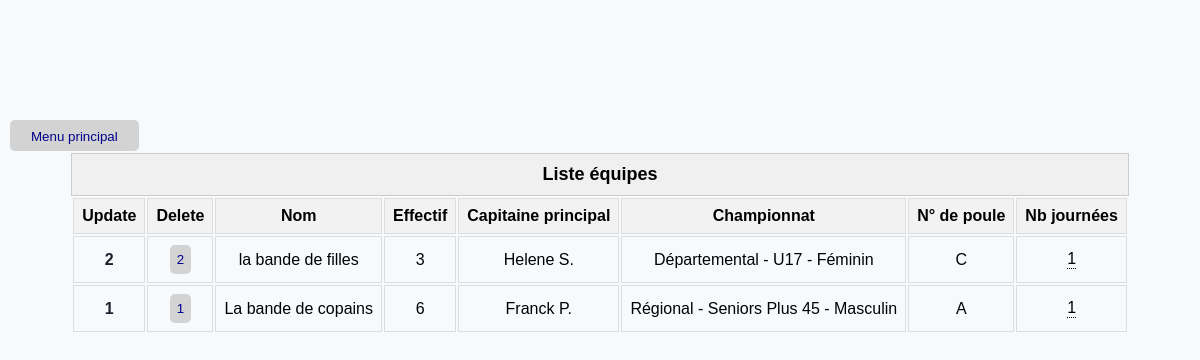
The app's page /teams, older data.
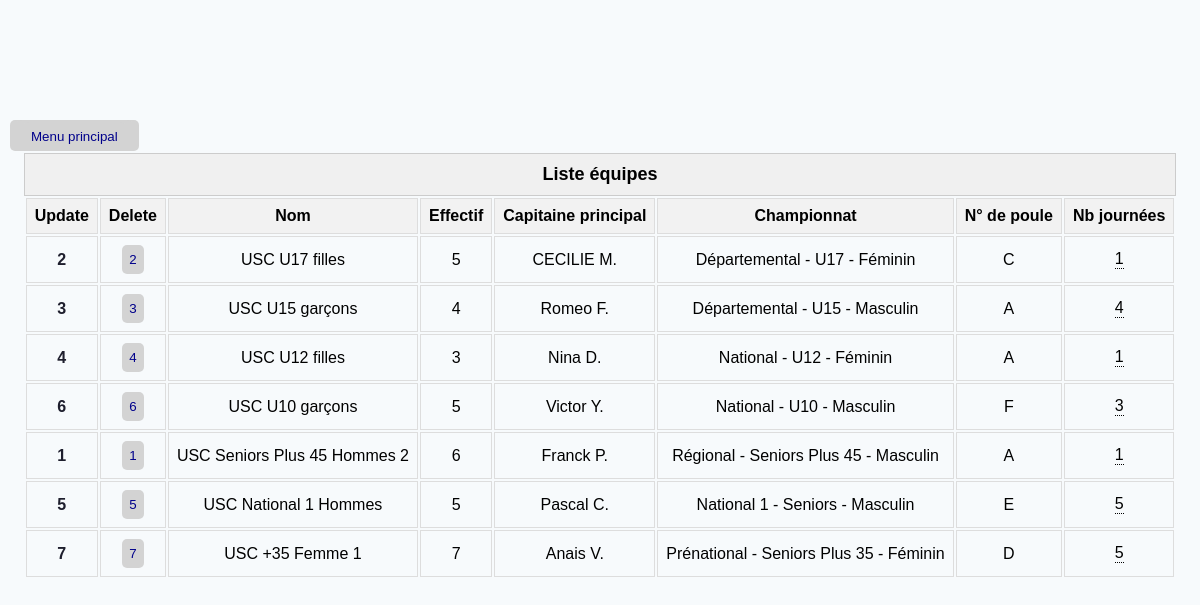
The same page, newer data.
### TennisModel.py (models this page shows, shortened)
class Team(db.Model):
    __tablename__ = 'team'
    id = db.Column(db.Integer, primary_key=True, autoincrement=True)
    name = db.Column(db.String(20), unique=True, nullable=False)
    captainId = db.Column(db.Integer, db.ForeignKey('player.id'))
    poolId = db.Column(db.Integer, db.ForeignKey('pool.id'))
    players = relationship('Player', secondary=player_team_association, back_populates='teams')  # Correction ici
    @property
    def championship_name(self):
        return self.pool.championship.name if self.pool else None
    @property
    def match_days(self):
        return Matchday.query.filter_by(poolId=self.poolId).all()
    @property
    def pool(self):
        return Pool.query.get(self.poolId) if self.poolId else None
    @property
    def captainName(self):
        is_captain = [p for p in self.players if p.id == self.captainId]
        return is_captain[0].name if is_captain else None

class License(db.Model):
    __tablename__ = 'license'
    id = db.Column(db.Integer, primary_key=True)
    firstName = db.Column(db.String(20), nullable=False)
    lastName = db.Column(db.String(20), nullable=False)
    letter = db.Column(db.String(1), nullable=False)
    year = db.Column(db.Integer, nullable=False)  # Année de la licence
    gender = db.Column(db.Integer, nullable=False)  # Champ masculin/féminin (0 pour masculin, 1 pour féminin, 2 pour mixte)
    rankingId = db.Column(db.Integer, ForeignKey('ranking.id'), nullable=False)
    ranking = relationship('Ranking', foreign_keys=[rankingId], back_populates='license')
    rankings = relationship('Ranking', back_populates='license', foreign_keys=[rankingId])
    players = relationship('Player', back_populates='license')

class Championship(db.Model):
    __tablename__ = 'championship'
    id = db.Column(db.Integer, primary_key=True)
    startDate = db.Column(db.Date, nullable=False)
    endDate = db.Column(db.Date, nullable=False)
    singlesCount = db.Column(db.Integer, nullable=False)
    doublesCount = db.Column(db.Integer, nullable=False)
    divisionId = db.Column(db.Integer, db.ForeignKey('division.id'))  # Ajout de la clé étrangère vers la division
    division = relationship('Division')  # Relation avec la division
    pools = relationship('Pool', back_populates='championship')  # Relation avec les poules du championnat
    @property
    def name(self):
        division = Division.query.get(self.divisionId)
        return f'{division.name}'

class Division(db.Model):
    __tablename__ = 'division'
    id = db.Column(db.Integer, primary_key=True)
    type = db.Column(db.Integer, nullable=False)  # Champ National/Prenational/Regional/Departmental
    number = db.Column(db.Integer, nullable=True)  # Niveau de division dans la catégorie définie dans type
    gender = db.Column(db.Integer, nullable=False)  # Champ masculin/féminin (0 pour masculin, 1 pour féminin, 2 pour mixte)
    ageCategoryId = db.Column(db.Integer, db.ForeignKey('age_category.id'), nullable=False)
    ageCategory = relationship('AgeCategory')
    @property
    def name(self) -> str:
        categories = {0: 'National', 1: 'Prénational', 2: 'Régional', 3: 'Départemental'}
        gender = {0: 'Masculin', 1: 'Féminin', 2: 'Mixte'}
        level = f' {self.number}' if self.number else ''
        return f'{categories[self.type]}{level} - {self.ageCategory} - {gender[self.gender]}'

class AgeCategory(db.Model):
    __tablename__ = 'age_category'
    id = db.Column(db.Integer, primary_key=True)
    type = db.Column(db.Integer, nullable=False)  # Champ Jeunes/Seniors/Vétérans (0 pour jeunes, 1 pour seniors, 2 pour vétérans)
    minAge = db.Column(db.Integer, nullable=False)
    maxAge = db.Column(db.Integer, nullable=False)
    @property
    def name(self) -> str:
        categories = {0: 'Jeunes', 1: 'Seniors', 2: 'Seniors Plus'}
        if self.type == 0:
            return f'U{self.minAge}'
        elif self.type == 1:
            return categories[self.type]
        else:
            return f'{categories[self.type]} {self.minAge}'
    def __repr__(self):
        return f'{self.name}'

class Pool(db.Model):
    __tablename__ = 'pool'
    id = db.Column(db.Integer, primary_key=True, autoincrement=True)
    letter = db.Column(db.String(1), nullable=True)
    championshipId = db.Column(db.Integer, ForeignKey('championship.id'))
    championship = relationship('Championship', back_populates='pools')
    matchdays = relationship('Matchday', back_populates='pool')
    matches = relationship('Match', back_populates='pool')

### flask_app.py (the view)
@app.route('/teams')
def show_teams():
    teams = Team.query.order_by(desc(Team.name)).all()
    return render_template('teams.html', teams=teams)

### TennisModel.py (called while the page is built)
    @property
    def name(self):
        return f'{self.license.firstName} {self.license.lastName[0]}.'

### flask_app.py (called while the page is built)
@app.before_request
def create_tables():
    db.create_all()

### templates/teams.html (shortened to what this page needs)
{% extends 'base.html' %}
{% block main %}
<main>
    {% if teams %}
    <table class="teams">
        <caption class="table-caption">Liste équipes</caption>
        <thead>
        <tr>
            <th>Update</th>
            <th>Delete</th>
            <th>Nom</th>
            <th>Effectif</th>
            <th>Capitaine principal</th>
            <th>Championnat</th>
            <th>N° de poule</th>
            <th>Nb journées</th>
        </tr>
        </thead>
        {% for team in teams %}
        <tr>
            <td><a href="{{ url_for('update_team', id=team.id) }}">{{team.id}}</a></td>
            <td><button onclick="confirmDelete({{ team.id }})">{{team.id}}</button></td>
            <td>{{ team.name }}</td>
            <td>{{ team.players|length }}</td>
            <td>{{ team.captainName or 'Pas de capitaine défini!' }}</td>
            <td>{{ team.championship_name }}</td>
            <td>{{ team.pool.letter or 'Pas de poule définie!' }}</td>
            <td>
                <div class="tooltip" onclick="toggleTooltip(this)">
                    {{ team.match_days|length}}
                </div>
            </td>
        </tr>
        {% endfor %}
    </table>
    {% else %}
    <p style="font-size: 16px; text-align: center;">Pas d'équipe enregistrée ✌️</p>
    {% endif %}
</main>
{% endblock main %}

Row changes from the older to the newer data that the page shows:
changed Team "Départemental - U17 - Féminin": name "la bande de filles" → "USC U17 filles"; players|length "3" → "5"; captainId.lastName "Helene S." → "CECILIE M."
added Team: id "3", name "USC U15 garçons", players|length "4", captainId.lastName "Romeo F.", championship_name "Départemental - U15 - Masculin", pool "A", match_days|length "4"
added Team: id "4", name "USC U12 filles", players|length "3", captainId.lastName "Nina D.", championship_name "National - U12 - Féminin", pool "A", match_days|length "1"
added Team: id "6", name "USC U10 garçons", players|length "5", captainId.lastName "Victor Y.", championship_name "National - U10 - Masculin", pool "F", match_days|length "3"
changed Team "Franck P.": name "La bande de copains" → "USC Seniors Plus 45 Hommes 2"
added Team: id "5", name "USC National 1 Hommes", players|length "5", captainId.lastName "Pascal C.", championship_name "National 1 - Seniors - Masculin", pool "E", match_days|length "5"
added Team: id "7", name "USC +35 Femme 1", players|length "7", captainId.lastName "Anais V.", championship_name "Prénational - Seniors Plus 35 - Féminin", pool "D", match_days|length "5"
